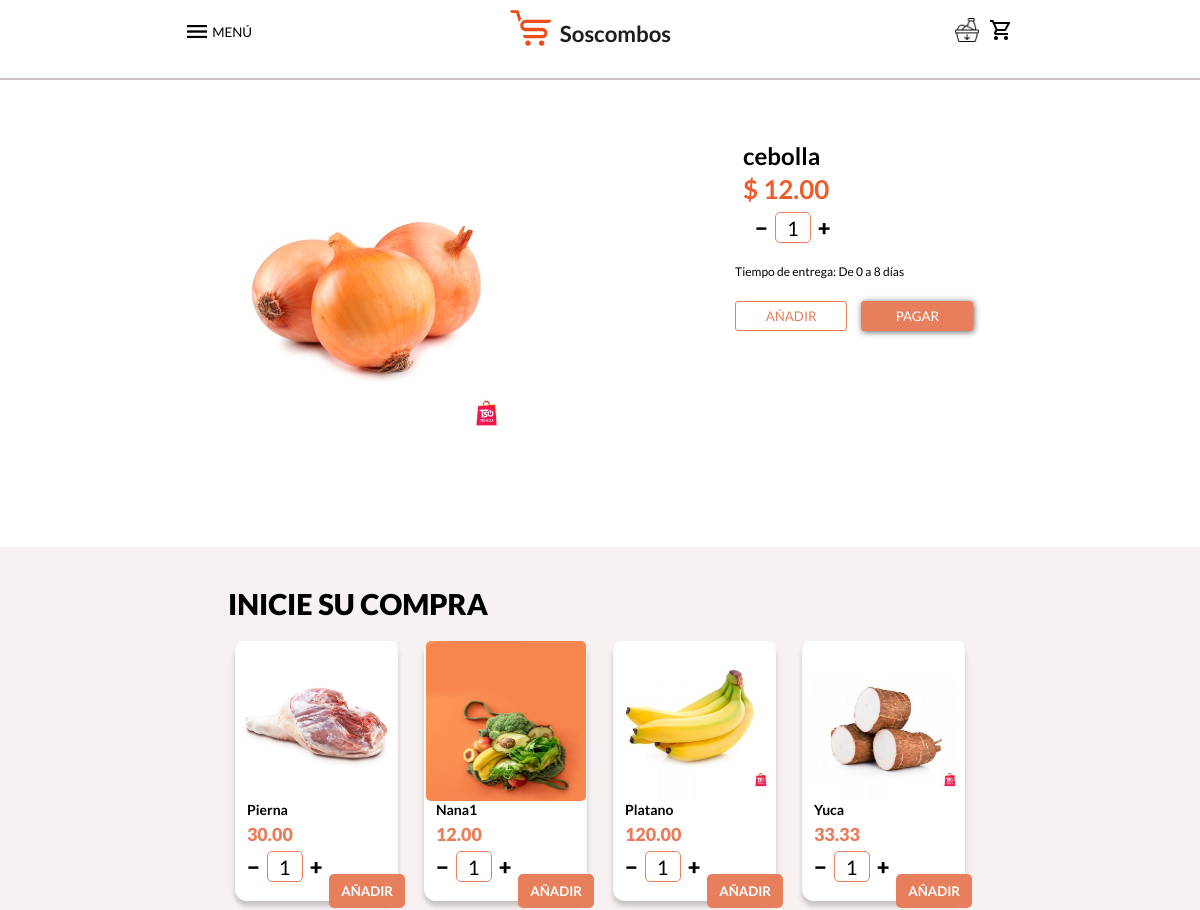
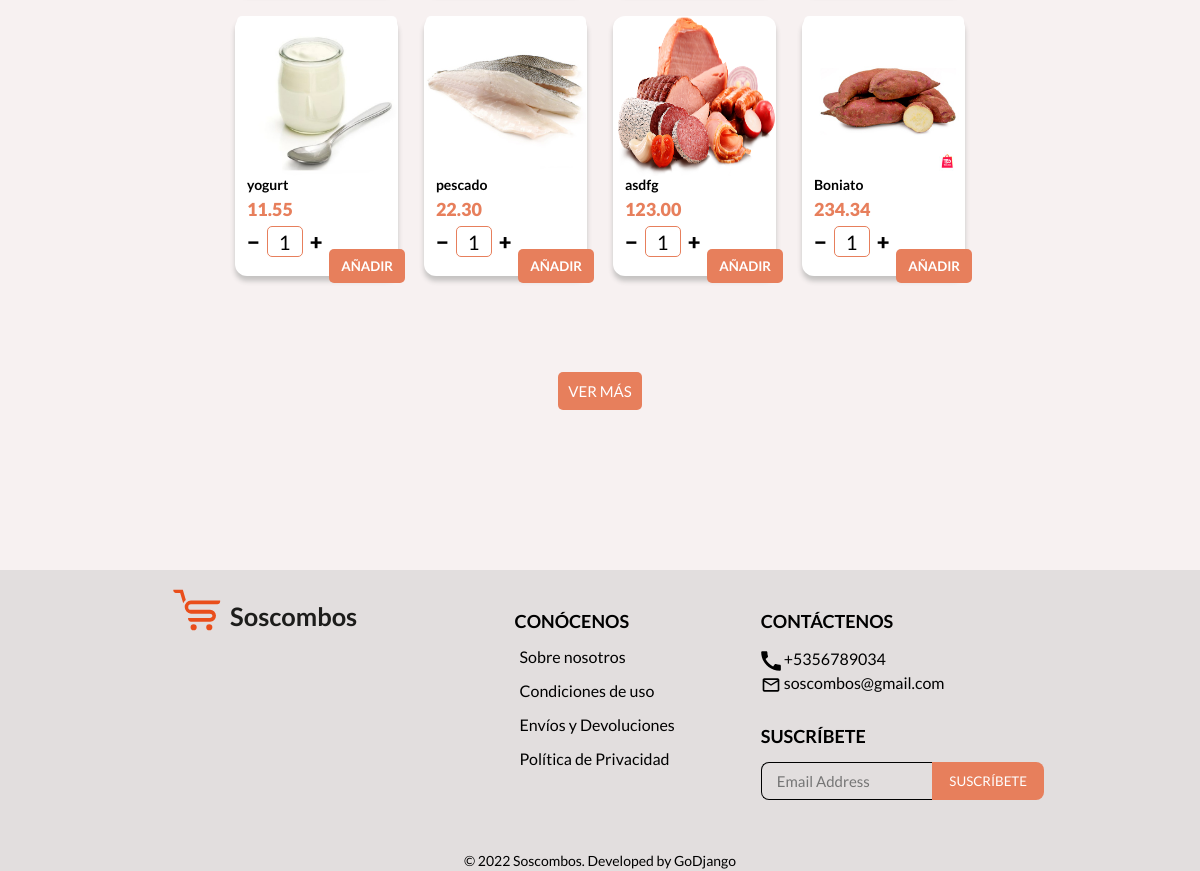
Screenshot of /VerProducto/19 with the database file from the repository (2 pictures, top to bottom).
### app/models.py (models this page shows, shortened)
class general(SingletonModel):
    nombre = models.CharField(max_length=14, verbose_name='Nombre de la empresa', default='', unique=True)
    logo = models.ImageField(verbose_name='Logo', upload_to='img/logo/', null=True, blank=True)
    precio = models.DecimalField(max_digits=6, decimal_places=2, verbose_name='Precio de envio', default=0)
    id_paypal = models.CharField(max_length=100, verbose_name='Id de Paypal', default='', null=True, blank=True,
                                 unique=True)
    class Meta:
        verbose_name = '00- General'

class productos(models.Model):
    activ = models.BooleanField(default=True, verbose_name='Mostrar')
    imagen = models.ImageField(verbose_name='Imagen', upload_to='img/productos/')
    nombre = models.CharField(max_length=100, verbose_name='Nombre', default='')
    precio = models.DecimalField(max_digits=6, decimal_places=2, verbose_name='Precio')
    mejor = models.BooleanField(default=True, verbose_name='Marcar como uno de los mejores productos')
    especial = models.BooleanField(default=True, verbose_name='Oferta especial')
    subcategoria = models.ManyToManyField(subCategorias)
    ubicaciones = models.ManyToManyField(ubicaciones)
    cantventas = models.PositiveIntegerField(verbose_name='Cantidad de ventas', editable=False, auto_created=True,
                                             default=0)
    class Meta:
        verbose_name_plural = '02- Productos'
        verbose_name = 'Producto'

class conocenos(SingletonModel):
    sobreNosotros = models.CharField(max_length=100, verbose_name='Sobre nosotros', default='Sobre nosotros')
    condiciones = models.CharField(max_length=100, verbose_name='Condiciones de uso', default='Condiciones de uso')
    envio = models.CharField(max_length=100, verbose_name='Envíos y Devoluciones', default='Envíos y Devoluciones')
    politica = models.CharField(max_length=100, verbose_name='Política de Privacidad', default='Política de Privacidad')
    class Meta:
        verbose_name = '04- Conócenos'

class contactenos(SingletonModel):
    telef = models.CharField(max_length=100, verbose_name='Teléfono', default='')
    email = models.EmailField(max_length=100, verbose_name='Correo', default='soscombos@gmail.com')
    email_en = models.URLField(max_length=1000, verbose_name='Enlace de correo')
    class Meta:
        verbose_name = '05- Contáctenos'

### app/views.py (the view)
# urls.py: path('VerProducto/<int:pk>', VerProductos.as_view(), name='VerProductos'),
class VerProductos(generic.DetailView):
    template_name = 'pages/verProducto.html'
    model = models.productos
    def get_context_data(self, *, object_list=None, **kwargs):
        context = super(VerProductos, self).get_context_data()
        p = models.productos.objects.filter(activ=True)
        a = []
        context['listado_productos_completo'] = p
        for x in p[::-1]:
            a.append(x)
        context['listado_ultimos_8_productos'] = a[:8]  # coger los 8 primeros de las lista invertida
        context['conocenos'] = models.conocenos.objects.first()
        context['contactenos'] = models.contactenos.objects.first()
        context['general'] = models.general.objects.first()
        context['path'] = 'VerProductos'
        return context

### app/templates/pages/verProducto.html (shortened to what this page needs)
{% extends 'pages/includes/base.html' %}
{% load static %}
{% block css %}
    <link href="{% static 'css/paginasSecundarias.css' %}" rel="stylesheet" type="text/css">
{% endblock %}
{% block content %}
    <section class="verProducto__producto__contenedor pagina-secundaria__contenedor">
        <article class="verProducto">
            <img alt="foto producto" src="{{ object.imagen.url }}" style="width: 300px;height: 300px;">
            <div>
                <div class="informacion-contar">
                    <div class="informacion-producto">
                        <h3>{{ object.nombre }}</h3>
                        <p>$ {{ object.precio }}</p>
                    </div>
                    <div class="contar-producto">
                        <button class="btn-contar restar" id="platano" type="button">&minus;</button>
                        <div id="contador" class="platano">1</div>
                        <button class="btn-contar sumar" id="platano" type="button">&plus;</button>
                    </div>
                </div>
                <p class="tiempo-entrega__producto">Tiempo de entrega: De 0 a 8 días</p>
                <div class="annadir-carro__pagar">
                    <button class="annadir-carro" id="botonAnnadir" type="button"
                            onclick="addCarrito({{ object.id }},
                                    document.querySelector('#contador').textContent)">AÑADIR
                    </button>
                    <button class="pagar-verProducto" id="botonPagar"><a class="pagar" href="./pago.html">PAGAR</a></button>
                </div>
            </div>
        </article>
    </section>
    <section class="inicie-compra mejores-productos__contenedor">
        <h2 class="">INICIE SU COMPRA</h2>
        <div class="iniciar-compra__ver-producto margen-alineador">
            {% include 'pages/includes/productos/ultimos8productos.html' %}
        </div>
        <div class="btn-ver-mas__contenedor">
            <a type="button" class="btn-ver-mas__inicie-compra" href="{% url 'productos' %}">VER MÁS</a>
        </div>
    </section>
{% endblock %}

### app/templates/pages/includes/base.html (shortened to what this page needs)
{% load static %}
<!DOCTYPE html>
<html>
<head>
    {% block css %}
    {% endblock %}
    <link href="{% static 'plugins/font-awesome-4.7.0/css/font-awesome.min.css' %}" rel="stylesheet"
          type="text/css">
    <link href="{% static 'css/anim.css' %}" rel="stylesheet" type="text/css">
    <link href="{% static 'css/estilosGenerales.css' %}" rel="stylesheet" type="text/css">
    <link href="{% static 'css/index.css' %}" rel="stylesheet" type="text/css">
    <link href="{% static 'css/cssMenu.css' %}" rel="stylesheet" type="text/css">
    <link href="{% static 'css/piePagina.css' %}" rel="stylesheet" type="text/css">
    <link href="{% static 'css/modal.css' %}" rel="stylesheet" type="text/css">
</head>
<body>
{% include 'pages/includes/navBar.html' %}
{% block content %}
{% endblock %}
<footer class="pie-pagina__contenedor">
    {% if not general.logo %}
        <div class="pie-pagina__logo-web">
            <a href="{% url 'index' %}">
                <svg id="Capa_1" data-name="Capa 1" xmlns="http://www.w3.org/2000/svg" viewBox="0 0 679.68 259.2">
                    <defs>
                        <style>
                            .cls-1 {
                                font-size: 72px;
                                fill: #1d1d1b;
                                font-family: 'Lato', sans-serif;
                                font-weight: 600;
                            }
                            .cls-2 {
                                fill: #e94e1b;
                            }
                        </style>
                    </defs>
                    <text y="-5%" class="cls-1" transform="translate(209.74 170.13)">{{ general.nombre }}</text>
                    <path class="cls-2"
                          d="M150.9,153.5a8.71,8.71,0,1,0,8.71,8.71A8.7,8.7,0,0,0,150.9,153.5Zm-44.34,0a8.71,8.71,0,1,0,8.71,8.71A8.69,8.69,0,0,0,106.56,153.5Z"/>
                    <path class="cls-2"
                          d="M84.48,85.24a19.54,19.54,0,0,0-7.43,9.25L68.44,65.05H55.52c-4.53-.26-7.38-5.15-6.46-9H76Z"/>
                    <path class="cls-2"
                          d="M173.46,97.26H99.13a7.8,7.8,0,0,0-.23,15.6v0h54.27a16.92,16.92,0,0,1,.22,33.83H99.13c-5.66,0-9.28-6-8.15-10.82l8.15.08h53.46c3.93,0,7.13-2.27,7.13-6.2s-3.2-6.16-7.13-6.16H98.9a18.52,18.52,0,0,1,0-37h82.66C182.69,91.26,179.08,97.23,173.46,97.26Z"/>
                    <path class="cls-2" d="M153.39,113.63h0Z"/>
                    <path class="cls-2" d="M99.24,87.44h0Z"/>
                    <path class="cls-2" d="M153.39,146.65h0Z"/>
                    <path class="cls-2" d="M153.17,112.81h0Z"/>
                </svg>
            </a>
        </div>
    {% endif %}
    <div class="pie-pagina__conocenos">
        <h2>CONÓCENOS</h2>
        <ul>
            <li>
                <a style="color: black;" href="{% url 'sobreNosotros' %}">{{ conocenos.sobreNosotros }}</a>
            </li>
            <li>
                <a style="color: black;" href="{% url 'condicionesUso' %}">{{ conocenos.condiciones }}</a>
            </li>
            <li>
                <a style="color: black;" href="{% url 'enviosDevoluciones' %}">{{ conocenos.envio }}</a>
            </li>
            <li>
                <a style="color: black;" href="{% url 'politicaPrivacidad' %}">{{ conocenos.politica }}</a>
            </li>
        </ul>
    </div>
    <div class="contacteno-suscribete-vista-pc">
        <div class="pie-pagina__contactenos">
            <h2>CONTÁCTENOS</h2>
            <ul>
                <li id="telefono-contenedor">
                    <img class="pie-pagina__icono" src="{% static 'img/Iconos/telefono.svg' %}">
                    <p id="texto_a_copiar">{{ contactenos.telef }}</p>
                </li>
                <li id="mail-contenedor">
                    <img class="pie-pagina__icono" src="{% static 'img/Iconos/email_black_24dp.svg' %}">
                    <p>{{ contactenos.email }}</p>
                </li>
            </ul>
        </div>
        <div class="pie-pagina__suscribete">
            <h2>SUSCRÍBETE</h2>
            <form action="{% url 'subscribe' %}" method="post">
                <input class="input-suscribir__email" name="email" type="email" placeholder="Email Address" required>
                <input class="input-suscribir__submit" type="submit" value="SUSCRÍBETE">
            </form>
        </div>
    </div>
    <p class="pie-pagina__final">© 2022 {{ general.nombre }}. Developed by GoDjango</p>
</footer>

### app/templates/pages/includes/navBar.html (shortened to what this page needs)
{% load static %}
<section {% if path == 'VerProductos' or path == 'productos' %} style="padding-bottom: 20px;"{% endif %}
                                                                class="bienvenidos  {% if path == 'VerProductos' or path == 'productos' %}padding-alineador{% endif %}">
    {% if not general.logo %}
        <div class="logo-web">
            <a href="{% url 'index' %}">
                <svg id="Capa_1" data-name="Capa 1" xmlns="http://www.w3.org/2000/svg" viewBox="0 0 679.68 259.2">
                    <defs>
                        <style>
                            .cls-1 {
                                font-size: 70px;
                                fill: #1d1d1b;
                                font-family: 'Lato', sans-serif;
                                font-weight: 600;
                            }
                            .cls-2 {
                                fill: #e94e1b;
                            }
                        </style>
                    </defs>
                    <text y="-5%" class="cls-1" transform="translate(209.74 170.13)">{{ general.nombre }}</text>
                    <path class="cls-2"
                          d="M150.9,153.5a8.71,8.71,0,1,0,8.71,8.71A8.7,8.7,0,0,0,150.9,153.5Zm-44.34,0a8.71,8.71,0,1,0,8.71,8.71A8.69,8.69,0,0,0,106.56,153.5Z"/>
                    <path class="cls-2"
                          d="M84.48,85.24a19.54,19.54,0,0,0-7.43,9.25L68.44,65.05H55.52c-4.53-.26-7.38-5.15-6.46-9H76Z"/>
                    <path class="cls-2"
                          d="M173.46,97.26H99.13a7.8,7.8,0,0,0-.23,15.6v0h54.27a16.92,16.92,0,0,1,.22,33.83H99.13c-5.66,0-9.28-6-8.15-10.82l8.15.08h53.46c3.93,0,7.13-2.27,7.13-6.2s-3.2-6.16-7.13-6.16H98.9a18.52,18.52,0,0,1,0-37h82.66C182.69,91.26,179.08,97.23,173.46,97.26Z"/>
                    <path class="cls-2" d="M153.39,113.63h0Z"/>
                    <path class="cls-2" d="M99.24,87.44h0Z"/>
                    <path class="cls-2" d="M153.39,146.65h0Z"/>
                    <path class="cls-2" d="M153.17,112.81h0Z"/>
                </svg>
            </a>
        </div>
    {% endif %}
    <header class="encabezado" style="height: 30px;">
        <div class="navBar">
            <div class="navBar__menu-ubicacion">
                <div class="menu__caja">
                    <button class="btn-menu" type="button">
                        <img class="menu-hamburguesa" width="20px" alt="menu" src="{% static 'img/Iconos/Menu.png' %}"/>
                        <label class="menu-text-escritorio">MENÚ</label>
                    </button>
                </div>
            </div>
            <div class="navBar__contactar-compra">
                <a href="{% url 'productos' %}"    {% if path != 'productos' %}
                   style="margin-left:10px"  {% endif %} >
                    {% if path == 'productos' %}
                        <img class="icono-productos" style="width: 24px"
                             src="{% static 'img/Iconos/icons8-food-donor-50 full.png' %}"
                             alt=""/>
                    {% else %}
                        <img class="icono-productos" style="width: 24px"
                             src="{% static 'img/Iconos/icons8-food-donor-50.png' %}"
                             alt=""/>
                    {% endif %}
                </a>
                <a href="{% url 'carrito' %}"    {% if path != 'productos' %}
                   style="margin-left:10px"  {% endif %} >
                    {% if path == 'carrito' %}
                        <img class="carrito-full" src="{% static 'img/Iconos/carritoStroke.png' %}" alt=""/>
                    {% else %}
                        <img class="carrito-stroke" src="{% static 'img/Iconos/carritoStroke.png' %}" alt=""/>
                    {% endif %}
                </a>
            </div>
        </div>
    </header>
</section>

### app/templates/pages/includes/productos/ultimos8productos.html (shortened to what this page needs)
{% for p in listado_ultimos_8_productos %}
    <div class="plantilla-producto">
        <div class="producto">
            <a class="mostrar-producto" href="{% url 'VerProductos' p.id %}">
                <img class="foto-producto" alt="foto producto" src="{{ p.imagen.url }}"
                     style="width: 160px; height: 160px">
            </a>
            <div class="nombre-precio-producto ">
                <h4>{{ p.nombre }}</h4>
                <p>{{ p.precio }}</p>
            </div>
            <div class="contar-producto">
                <button class="btn-contar restar" id="id{{ p.id }}" type="button">&minus;</button>
                <div id="contador" class="id{{ p.id }}">1</div>
                <button class="btn-contar sumar" id="id{{ p.id }}" type="button">&plus;</button>
            </div>
            <button
                    type="button"
                    class="annadir-carrito btnSimple-carrito__comprar-mas"
                    id="btnid{{ p.id }}"
                    onclick="addCarrito({{ p.id }},
                            document.querySelector('.id{{ p.id }}').textContent)"
            >
                AÑADIR
            </button>
        </div>
    </div>
{% endfor %}

### rows the page displays
general: nombre "Soscombos"
productos: imagen (picture), nombre "cebolla", precio "12.00"
productos: imagen (picture), nombre "Pierna", precio "30.00"
productos: imagen (picture), nombre "Nana1", precio "12.00"
productos: imagen (picture), nombre "Platano", precio "120.00"
productos: imagen (picture), nombre "Yuca", precio "33.33"
productos: imagen (picture), nombre "yogurt", precio "11.55"
productos: imagen (picture), nombre "pescado", precio "22.30"
productos: imagen (picture), nombre "asdfg", precio "123.00"
productos: imagen (picture), nombre "Boniato", precio "234.34"
conocenos: sobreNosotros "Sobre nosotros", condiciones "Condiciones de uso", envio "Envíos y Devoluciones", politica "Política de Privacidad"
contactenos: telef "+5356789034", email "soscombos@gmail.com"
